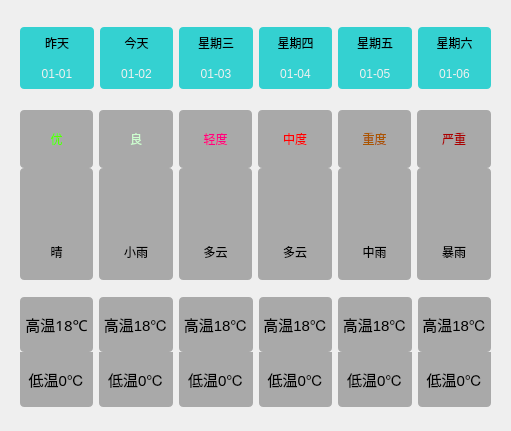
    <widget class="QWidget" name="widget_11" native="true">
     <property name="geometry">
      <rect>
       <x>340</x>
       <y>60</y>
       <width>511</width>
       <height>431</height>
      </rect>
     </property>
     <layout class="QVBoxLayout" name="verticalLayout_4">
      <property name="spacing">
       <number>0</number>
      </property>
      <item>
       <widget class="QWidget" name="widget_5" native="true">
        <property name="minimumSize">
         <size>
          <width>0</width>
          <height>80</height>
         </size>
        </property>
        <property name="maximumSize">
         <size>
          <width>16777215</width>
          <height>80</height>
         </size>
        </property>
        <property name="styleSheet">
         <string notr="true">QLabel {
	background-color: rgba(0, 200, 200, 200);
	border-radius: 4px;
}</string>
        </property>
        <layout class="QGridLayout" name="gridLayout_2">
         <property name="horizontalSpacing">
          <number>6</number>
         </property>
         <property name="verticalSpacing">
          <number>0</number>
         </property>
         <item row="0" column="0">
          <widget class="QLabel" name="lblWeek0">
           <property name="styleSheet">
            <string notr="true">border-bottom-left-radius: 0px;
border-bottom-right-radius: 0px;</string>
           </property>
           <property name="text">
            <string>昨天</string>
           </property>
           <property name="alignment">
            <set>Qt::AlignCenter</set>
           </property>
          </widget>
         </item>
         <item row="0" column="1">
          <widget class="QLabel" name="lblWeek1">
           <property name="styleSheet">
            <string notr="true">border-bottom-left-radius: 0px;
border-bottom-right-radius: 0px;</string>
           </property>
           <property name="text">
            <string>今天</string>
           </property>
           <property name="alignment">
            <set>Qt::AlignCenter</set>
           </property>
          </widget>
         </item>
         <item row="0" column="2">
          <widget class="QLabel" name="lblWeek2">
           <property name="styleSheet">
            <string notr="true">border-bottom-left-radius: 0px;
border-bottom-right-radius: 0px;</string>
           </property>
           <property name="text">
            <string>星期三</string>
           </property>
           <property name="alignment">
            <set>Qt::AlignCenter</set>
           </property>
          </widget>
         </item>
         <item row="0" column="3">
          <widget class="QLabel" name="lblWeek3">
           <property name="styleSheet">
            <string notr="true">border-bottom-left-radius: 0px;
border-bottom-right-radius: 0px;</string>
           </property>
           <property name="text">
            <string>星期四</string>
           </property>
           <property name="alignment">
            <set>Qt::AlignCenter</set>
           </property>
          </widget>
         </item>
         <item row="0" column="4">
          <widget class="QLabel" name="lblWeek4">
           <property name="styleSheet">
            <string notr="true">border-bottom-left-radius: 0px;
border-bottom-right-radius: 0px;</string>
           </property>
           <property name="text">
            <string>星期五</string>
           </property>
           <property name="alignment">
            <set>Qt::AlignCenter</set>
           </property>
          </widget>
         </item>
         <item row="0" column="5">
          <widget class="QLabel" name="lblWeek5">
           <property name="styleSheet">
            <string notr="true">border-bottom-left-radius: 0px;
border-bottom-right-radius: 0px;</string>
           </property>
           <property name="text">
            <string>星期六</string>
           </property>
           <property name="alignment">
            <set>Qt::AlignCenter</set>
           </property>
          </widget>
         </item>
         <item row="1" column="0">
          <widget class="QLabel" name="lblDate0">
           <property name="styleSheet">
            <string notr="true">border-top-left-radius: 0px;
border-top-right-radius: 0px;
color: rgb(240, 240, 240);</string>
           </property>
           <property name="text">
            <string>01-01</string>
           </property>
           <property name="alignment">
            <set>Qt::AlignCenter</set>
           </property>
          </widget>
         </item>
         <item row="1" column="1">
          <widget class="QLabel" name="lblDate1">
           <property name="styleSheet">
            <string notr="true">border-top-left-radius: 0px;
border-top-right-radius: 0px;
color: rgb(240, 240, 240);</string>
           </property>
           <property name="text">
            <string>01-02</string>
           </property>
           <property name="alignment">
            <set>Qt::AlignCenter</set>
           </property>
          </widget>
         </item>
         <item row="1" column="2">
          <widget class="QLabel" name="lblDate2">
           <property name="styleSheet">
            <string notr="true">border-top-left-radius: 0px;
border-top-right-radius: 0px;
color: rgb(240, 240, 240);</string>
           </property>
           <property name="text">
            <string>01-03</string>
           </property>
           <property name="alignment">
            <set>Qt::AlignCenter</set>
           </property>
          </widget>
         </item>
         <item row="1" column="3">
          <widget class="QLabel" name="lblDate3">
           <property name="styleSheet">
            <string notr="true">border-top-left-radius: 0px;
border-top-right-radius: 0px;
color: rgb(240, 240, 240);</string>
           </property>
           <property name="text">
            <string>01-04</string>
           </property>
           <property name="alignment">
            <set>Qt::AlignCenter</set>
           </property>
          </widget>
         </item>
         <item row="1" column="4">
          <widget class="QLabel" name="lblDate4">
           <property name="styleSheet">
            <string notr="true">border-top-left-radius: 0px;
border-top-right-radius: 0px;
color: rgb(240, 240, 240);</string>
           </property>
           <property name="text">
            <string>01-05</string>
           </property>
           <property name="alignment">
            <set>Qt::AlignCenter</set>
           </property>
          </widget>
         </item>
         <item row="1" column="5">
          <widget class="QLabel" name="lblDate5">
           <property name="styleSheet">
            <string notr="true">border-top-left-radius: 0px;
border-top-right-radius: 0px;
color: rgb(240, 240, 240);</string>
           </property>
           <property name="text">
            <string>01-06</string>
           </property>
           <property name="alignment">
            <set>Qt::AlignCenter</set>
           </property>
          </widget>
         </item>
        </layout>
       </widget>
      </item>
      <item>
       <widget class="QWidget" name="widget_6" native="true">
        <property name="minimumSize">
         <size>
          <width>0</width>
          <height>180</height>
         </size>
        </property>
        <property name="maximumSize">
         <size>
          <width>16777215</width>
          <height>180</height>
         </size>
        </property>
        <property name="styleSheet">
         <string notr="true">QLabel {
	background-color: rgba(60, 60, 60, 100);
	border-radius: 4px;
}</string>
        </property>
        <layout class="QGridLayout" name="gridLayout_3">
         <property name="topMargin">
          <number>5</number>
         </property>
         <property name="bottomMargin">
          <number>5</number>
         </property>
         <property name="verticalSpacing">
          <number>0</number>
         </property>
         <item row="1" column="3">
          <widget class="QLabel" name="lblTypeIcon3">
           <property name="styleSheet">
            <string notr="true">border-bottom-left-radius: 0px;
border-bottom-right-radius: 0px;
border-image: url(:/res/icon/DuoYun.png);</string>
           </property>
           <property name="text">
            <string/>
           </property>
           <property name="pixmap">
            <pixmap>:/res/type/DuoYun.png</pixmap>
           </property>
           <property name="alignment">
            <set>Qt::AlignCenter</set>
           </property>
          </widget>
         </item>
         <item row="2" column="0">
          <widget class="QLabel" name="lblType0">
           <property name="styleSheet">
            <string notr="true">border-top-left-radius: 0px;
border-top-right-radius: 0px;</string>
           </property>
           <property name="text">
            <string>晴</string>
           </property>
           <property name="alignment">
            <set>Qt::AlignCenter</set>
           </property>
          </widget>
         </item>
         <item row="2" column="3">
          <widget class="QLabel" name="lblType3">
           <property name="styleSheet">
            <string notr="true">border-top-left-radius: 0px;
border-top-right-radius: 0px;</string>
           </property>
           <property name="text">
            <string>多云</string>
           </property>
           <property name="alignment">
            <set>Qt::AlignCenter</set>
           </property>
          </widget>
         </item>
         <item row="2" column="5">
          <widget class="QLabel" name="lblType5">
           <property name="styleSheet">
            <string notr="true">border-top-left-radius: 0px;
border-top-right-radius: 0px;</string>
           </property>
           <property name="text">
            <string>暴雨</string>
           </property>
           <property name="alignment">
            <set>Qt::AlignCenter</set>
           </property>
          </widget>
         </item>
         <item row="0" column="3">
          <widget class="QLabel" name="lblQuality3">
           <property name="styleSheet">
            <string notr="true">color: rgb(255, 0, 0);</string>
           </property>
           <property name="text">
            <string>中度</string>
           </property>
           <property name="alignment">
            <set>Qt::AlignCenter</set>
           </property>
          </widget>
         </item>
         <item row="0" column="2">
          <widget class="QLabel" name="lblQuality2">
           <property name="styleSheet">
            <string notr="true">color: rgb(255, 0, 127);</string>
           </property>
           <property name="text">
            <string>轻度</string>
           </property>
           <property name="alignment">
            <set>Qt::AlignCenter</set>
           </property>
          </widget>
         </item>
         <item row="1" column="2">
          <widget class="QLabel" name="lblTypeIcon2">
           <property name="styleSheet">
            <string notr="true">border-bottom-left-radius: 0px;
border-bottom-right-radius: 0px;
border-image: url(:/res/icon/DuoYun.png);</string>
           </property>
           <property name="text">
            <string/>
           </property>
           <property name="pixmap">
            <pixmap>:/res/type/DuoYun.png</pixmap>
           </property>
           <property name="alignment">
            <set>Qt::AlignCenter</set>
           </property>
          </widget>
         </item>
         <item row="1" column="5">
          <widget class="QLabel" name="lblTypeIcon5">
           <property name="styleSheet">
            <string notr="true">border-bottom-left-radius: 0px;
border-bottom-right-radius: 0px;
border-image: url(:/res/icon/BaoYu.png);</string>
           </property>
           <property name="text">
            <string/>
           </property>
           <property name="pixmap">
            <pixmap>:/res/type/BaoYu.png</pixmap>
           </property>
           <property name="alignment">
            <set>Qt::AlignCenter</set>
           </property>
          </widget>
         </item>
         <item row="0" column="1">
          <widget class="QLabel" name="lblQuality1">
           <property name="styleSheet">
            <string notr="true">color: rgb(205, 255, 207);</string>
           </property>
           <property name="text">
            <string>良</string>
           </property>
           <property name="alignment">
            <set>Qt::AlignCenter</set>
           </property>
          </widget>
         </item>
         <item row="2" column="4">
          <widget class="QLabel" name="lblType4">
           <property name="styleSheet">
            <string notr="true">border-top-left-radius: 0px;
border-top-right-radius: 0px;</string>
           </property>
           <property name="text">
            <string>中雨</string>
           </property>
           <property name="alignment">
            <set>Qt::AlignCenter</set>
           </property>
          </widget>
         </item>
         <item row="1" column="4">
          <widget class="QLabel" name="lblTypeIcon4">
           <property name="styleSheet">
            <string notr="true">border-bottom-left-radius: 0px;
border-bottom-right-radius: 0px;
border-image: url(:/res/icon/ZhongYu.png);</string>
           </property>
           <property name="text">
            <string/>
           </property>
           <property name="pixmap">
            <pixmap>:/res/type/ZhongYu.png</pixmap>
           </property>
           <property name="alignment">
            <set>Qt::AlignCenter</set>
           </property>
          </widget>
         </item>
         <item row="0" column="4">
          <widget class="QLabel" name="lblQuality4">
           <property name="styleSheet">
            <string notr="true">color: rgb(170, 85, 0);</string>
           </property>
           <property name="text">
            <string>重度</string>
           </property>
           <property name="alignment">
            <set>Qt::AlignCenter</set>
           </property>
          </widget>
         </item>
         <item row="1" column="1">
          <widget class="QLabel" name="lblTypeIcon1">
           <property name="styleSheet">
            <string notr="true">border-bottom-left-radius: 0px;
border-bottom-right-radius: 0px;
border-image: url(:/res/icon/XiaoYu.png);</string>
           </property>
           <property name="text">
            <string/>
           </property>
           <property name="pixmap">
            <pixmap>:/res/type/XiaoYu.png</pixmap>
           </property>
           <property name="alignment">
            <set>Qt::AlignCenter</set>
           </property>
          </widget>
         </item>
         <item row="2" column="2">
          <widget class="QLabel" name="lblType2">
           <property name="styleSheet">
            <string notr="true">border-top-left-radius: 0px;
border-top-right-radius: 0px;</string>
           </property>
           <property name="text">
            <string>多云</string>
           </property>
           <property name="alignment">
            <set>Qt::AlignCenter</set>
           </property>
          </widget>
         </item>
         <item row="0" column="0">
          <widget class="QLabel" name="lblQuality0">
           <property name="styleSheet">
            <string notr="true">padding:8px;
color: rgb(85, 255, 0);</string>
           </property>
           <property name="text">
            <string>优</string>
           </property>
           <property name="alignment">
            <set>Qt::AlignCenter</set>
           </property>
          </widget>
         </item>
         <item row="1" column="0">
          <widget class="QLabel" name="lblTypeIcon0">
           <property name="minimumSize">
            <size>
             <width>0</width>
             <height>55</height>
            </size>
           </property>
           <property name="maximumSize">
            <size>
             <width>73</width>
             <height>55</height>
            </size>
           </property>
           <property name="styleSheet">
            <string notr="true">border-bottom-left-radius: 0px;
border-bottom-right-radius: 0px;
border-image: url(:/res/icon/Qing.png);</string>
           </property>
           <property name="text">
            <string/>
           </property>
           <property name="alignment">
            <set>Qt::AlignCenter</set>
           </property>
          </widget>
         </item>
         <item row="2" column="1">
          <widget class="QLabel" name="lblType1">
           <property name="styleSheet">
            <string notr="true">border-top-left-radius: 0px;
border-top-right-radius: 0px;</string>
           </property>
           <property name="text">
            <string>小雨</string>
           </property>
           <property name="alignment">
            <set>Qt::AlignCenter</set>
           </property>
          </widget>
         </item>
         <item row="0" column="5">
          <widget class="QLabel" name="lblQuality5">
           <property name="styleSheet">
            <string notr="true">color: rgb(170, 0, 0);</string>
           </property>
           <property name="text">
            <string>严重</string>
           </property>
           <property name="alignment">
            <set>Qt::AlignCenter</set>
           </property>
          </widget>
         </item>
        </layout>
       </widget>
      </item>
      <item>
       <widget class="QWidget" name="widget_7" native="true">
        <property name="minimumSize">
         <size>
          <width>0</width>
          <height>120</height>
         </size>
        </property>
        <property name="maximumSize">
         <size>
          <width>16777215</width>
          <height>120</height>
         </size>
        </property>
        <property name="styleSheet">
         <string notr="true">QLabel {
	background-color: rgba(60, 60, 60, 100);
	border-radius: 4px;
}</string>
        </property>
        <layout class="QGridLayout" name="gridLayout_16">
         <property name="topMargin">
          <number>5</number>
         </property>
         <property name="bottomMargin">
          <number>5</number>
         </property>
         <property name="verticalSpacing">
          <number>0</number>
         </property>
         <item row="0" column="3">
          <widget class="QLabel" name="lblHigh3">
           <property name="styleSheet">
            <string notr="true">font:15px</string>
           </property>
           <property name="text">
            <string>高温18℃</string>
           </property>
           <property name="alignment">
            <set>Qt::AlignCenter</set>
           </property>
          </widget>
         </item>
         <item row="1" column="5">
          <widget class="QLabel" name="lblLow5">
           <property name="styleSheet">
            <string notr="true">border-top-left-radius: 0px;
border-top-right-radius: 0px;
font:15px</string>
           </property>
           <property name="text">
            <string>低温0℃</string>
           </property>
           <property name="alignment">
            <set>Qt::AlignCenter</set>
           </property>
          </widget>
         </item>
         <item row="1" column="1">
          <widget class="QLabel" name="lblLow1">
           <property name="styleSheet">
            <string notr="true">border-top-left-radius: 0px;
border-top-right-radius: 0px;
font:15px</string>
           </property>
           <property name="text">
            <string>低温0℃</string>
           </property>
           <property name="alignment">
            <set>Qt::AlignCenter</set>
           </property>
          </widget>
         </item>
         <item row="1" column="3">
          <widget class="QLabel" name="lblLow3">
           <property name="styleSheet">
            <string notr="true">border-top-left-radius: 0px;
border-top-right-radius: 0px;
font:15px</string>
           </property>
           <property name="text">
            <string>低温0℃</string>
           </property>
           <property name="alignment">
            <set>Qt::AlignCenter</set>
           </property>
          </widget>
         </item>
         <item row="0" column="5">
          <widget class="QLabel" name="lblHigh5">
           <property name="styleSheet">
            <string notr="true">font:15px</string>
           </property>
           <property name="text">
            <string>高温18℃</string>
           </property>
           <property name="alignment">
            <set>Qt::AlignCenter</set>
           </property>
          </widget>
         </item>
         <item row="0" column="2">
          <widget class="QLabel" name="lblHigh2">
           <property name="styleSheet">
            <string notr="true">font:15px</string>
           </property>
           <property name="text">
            <string>高温18℃</string>
           </property>
           <property name="alignment">
            <set>Qt::AlignCenter</set>
           </property>
          </widget>
         </item>
         <item row="1" column="2">
          <widget class="QLabel" name="lblLow2">
           <property name="styleSheet">
            <string notr="true">border-top-left-radius: 0px;
border-top-right-radius: 0px;
font:15px</string>
           </property>
           <property name="text">
            <string>低温0℃</string>
           </property>
           <property name="alignment">
            <set>Qt::AlignCenter</set>
           </property>
          </widget>
         </item>
         <item row="0" column="1">
          <widget class="QLabel" name="lblHigh1">
           <property name="minimumSize">
            <size>
             <width>74</width>
             <height>0</height>
            </size>
           </property>
           <property name="maximumSize">
            <size>
             <width>74</width>
             <height>16777215</height>
            </size>
           </property>
           <property name="styleSheet">
            <string notr="true">font:15px</string>
           </property>
           <property name="text">
            <string>高温18℃</string>
           </property>
           <property name="alignment">
            <set>Qt::AlignCenter</set>
           </property>
          </widget>
         </item>
         <item row="0" column="4">
          <widget class="QLabel" name="lblHigh4">
           <property name="styleSheet">
            <string notr="true">font:15px</string>
           </property>
           <property name="text">
            <string>高温18℃</string>
           </property>
           <property name="alignment">
            <set>Qt::AlignCenter</set>
           </property>
          </widget>
         </item>
         <item row="0" column="0">
          <widget class="QLabel" name="lblHigh0">
           <property name="minimumSize">
            <size>
             <width>73</width>
             <height>0</height>
            </size>
           </property>
           <property name="maximumSize">
            <size>
             <width>73</width>
             <height>16777215</height>
            </size>
           </property>
           <property name="font">
            <font>
             <family>微软雅黑</family>
             <pointsize>-1</pointsize>
             <weight>50</weight>
             <italic>false</italic>
             <bold>false</bold>
            </font>
           </property>
           <property name="styleSheet">
            <string notr="true">font:15px</string>
           </property>
           <property name="text">
            <string>高温18℃</string>
           </property>
           <property name="alignment">
            <set>Qt::AlignCenter</set>
           </property>
          </widget>
         </item>
         <item row="1" column="0">
          <widget class="QLabel" name="lblLow0">
           <property name="styleSheet">
            <string notr="true">border-top-left-radius: 0px;
border-top-right-radius: 0px;
font:15px</string>
           </property>
           <property name="text">
            <string>低温0℃</string>
           </property>
           <property name="alignment">
            <set>Qt::AlignCenter</set>
           </property>
          </widget>
         </item>
         <item row="1" column="4">
          <widget class="QLabel" name="lblLow4">
           <property name="styleSheet">
            <string notr="true">border-top-left-radius: 0px;
border-top-right-radius: 0px;
font:15px</string>
           </property>
           <property name="text">
            <string>低温0℃</string>
           </property>
           <property name="alignment">
            <set>Qt::AlignCenter</set>
           </property>
          </widget>
         </item>
        </layout>
       </widget>
      </item>
     </layout>
    </widget>
